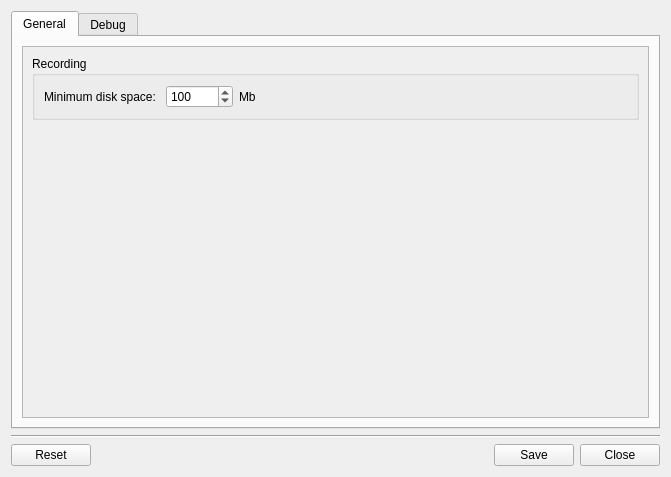
<?xml version="1.0" encoding="UTF-8"?>
<ui version="4.0">
 <class>SettingsWindow</class>
 <widget class="QWidget" name="SettingsWindow">
  <property name="geometry">
   <rect>
    <x>0</x>
    <y>0</y>
    <width>671</width>
    <height>477</height>
   </rect>
  </property>
  <property name="windowTitle">
   <string>Application Settings</string>
  </property>
  <layout class="QVBoxLayout" name="verticalLayout">
   <item>
    <widget class="QTabWidget" name="tabWidget">
     <property name="tabPosition">
      <enum>QTabWidget::North</enum>
     </property>
     <property name="currentIndex">
      <number>0</number>
     </property>
     <property name="elideMode">
      <enum>Qt::ElideLeft</enum>
     </property>
     <property name="usesScrollButtons">
      <bool>false</bool>
     </property>
     <widget class="QWidget" name="tab">
      <attribute name="title">
       <string>General</string>
      </attribute>
      <layout class="QVBoxLayout" name="verticalLayout_2">
       <item>
        <widget class="QScrollArea" name="scrollArea">
         <property name="widgetResizable">
          <bool>true</bool>
         </property>
         <widget class="QWidget" name="scrollAreaWidgetContents">
          <property name="geometry">
           <rect>
            <x>0</x>
            <y>0</y>
            <width>627</width>
            <height>374</height>
           </rect>
          </property>
          <layout class="QVBoxLayout" name="verticalLayout_3">
           <item>
            <widget class="QGroupBox" name="groupBox_6">
             <property name="title">
              <string>Recording</string>
             </property>
             <layout class="QVBoxLayout" name="verticalLayout_11">
              <item>
               <layout class="QHBoxLayout" name="horizontalLayout_3" stretch="0,0,1">
                <item>
                 <widget class="QLabel" name="label_3">
                  <property name="text">
                   <string>Minimum disk space: </string>
                  </property>
                 </widget>
                </item>
                <item>
                 <widget class="QSpinBox" name="minDiskSpace">
                  <property name="minimum">
                   <number>1</number>
                  </property>
                  <property name="maximum">
                   <number>99999999</number>
                  </property>
                  <property name="value">
                   <number>100</number>
                  </property>
                 </widget>
                </item>
                <item>
                 <widget class="QLabel" name="label_4">
                  <property name="text">
                   <string>Mb</string>
                  </property>
                 </widget>
                </item>
               </layout>
              </item>
             </layout>
            </widget>
           </item>
           <item>
            <spacer name="verticalSpacer">
             <property name="orientation">
              <enum>Qt::Vertical</enum>
             </property>
             <property name="sizeHint" stdset="0">
              <size>
               <width>20</width>
               <height>201</height>
              </size>
             </property>
            </spacer>
           </item>
          </layout>
         </widget>
        </widget>
       </item>
      </layout>
     </widget>
     <widget class="QWidget" name="debugTab">
      <attribute name="title">
       <string>Debug</string>
      </attribute>
      <layout class="QVBoxLayout" name="verticalLayout_7">
       <item>
        <widget class="QScrollArea" name="scrollArea_2">
         <property name="widgetResizable">
          <bool>true</bool>
         </property>
         <widget class="QWidget" name="scrollAreaWidgetContents_2">
          <property name="geometry">
           <rect>
            <x>0</x>
            <y>0</y>
            <width>627</width>
            <height>374</height>
           </rect>
          </property>
          <layout class="QVBoxLayout" name="verticalLayout_8">
           <item>
            <spacer name="verticalSpacer_2">
             <property name="orientation">
              <enum>Qt::Vertical</enum>
             </property>
             <property name="sizeHint" stdset="0">
              <size>
               <width>20</width>
               <height>240</height>
              </size>
             </property>
            </spacer>
           </item>
          </layout>
         </widget>
        </widget>
       </item>
      </layout>
     </widget>
    </widget>
   </item>
   <item>
    <widget class="Line" name="line">
     <property name="orientation">
      <enum>Qt::Horizontal</enum>
     </property>
    </widget>
   </item>
   <item>
    <layout class="QHBoxLayout" name="horizontalLayout">
     <item>
      <widget class="QPushButton" name="resetButton">
       <property name="text">
        <string>Reset</string>
       </property>
      </widget>
     </item>
     <item>
      <spacer name="horizontalSpacer">
       <property name="orientation">
        <enum>Qt::Horizontal</enum>
       </property>
       <property name="sizeHint" stdset="0">
        <size>
         <width>40</width>
         <height>20</height>
        </size>
       </property>
      </spacer>
     </item>
     <item>
      <widget class="QPushButton" name="saveButton">
       <property name="text">
        <string>Save</string>
       </property>
      </widget>
     </item>
     <item>
      <widget class="QPushButton" name="closeButton">
       <property name="text">
        <string>Close</string>
       </property>
      </widget>
     </item>
    </layout>
   </item>
  </layout>
 </widget>
 <resources/>
 <connections/>
</ui>
